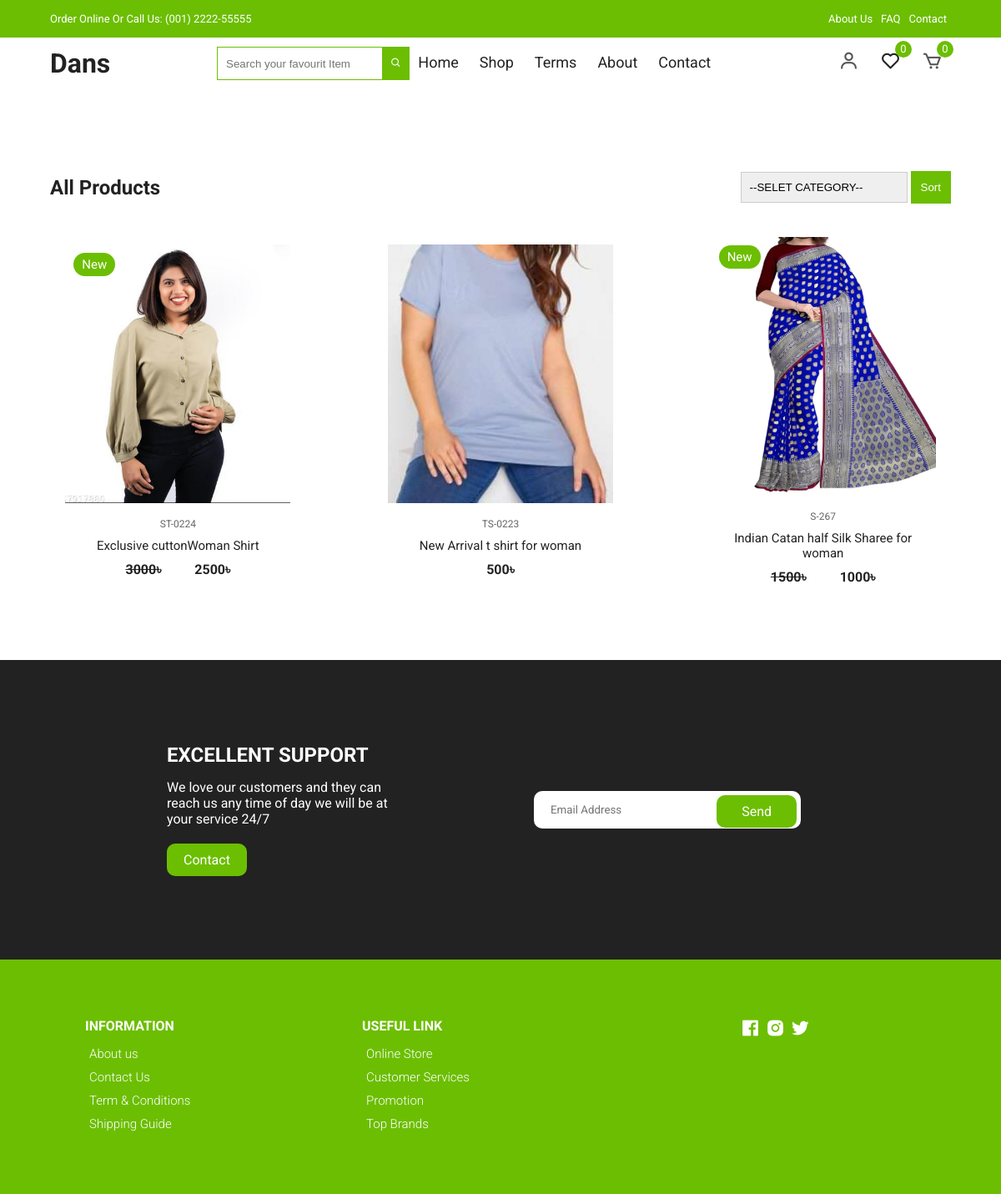
Before: /product-shop/ with the older database file.
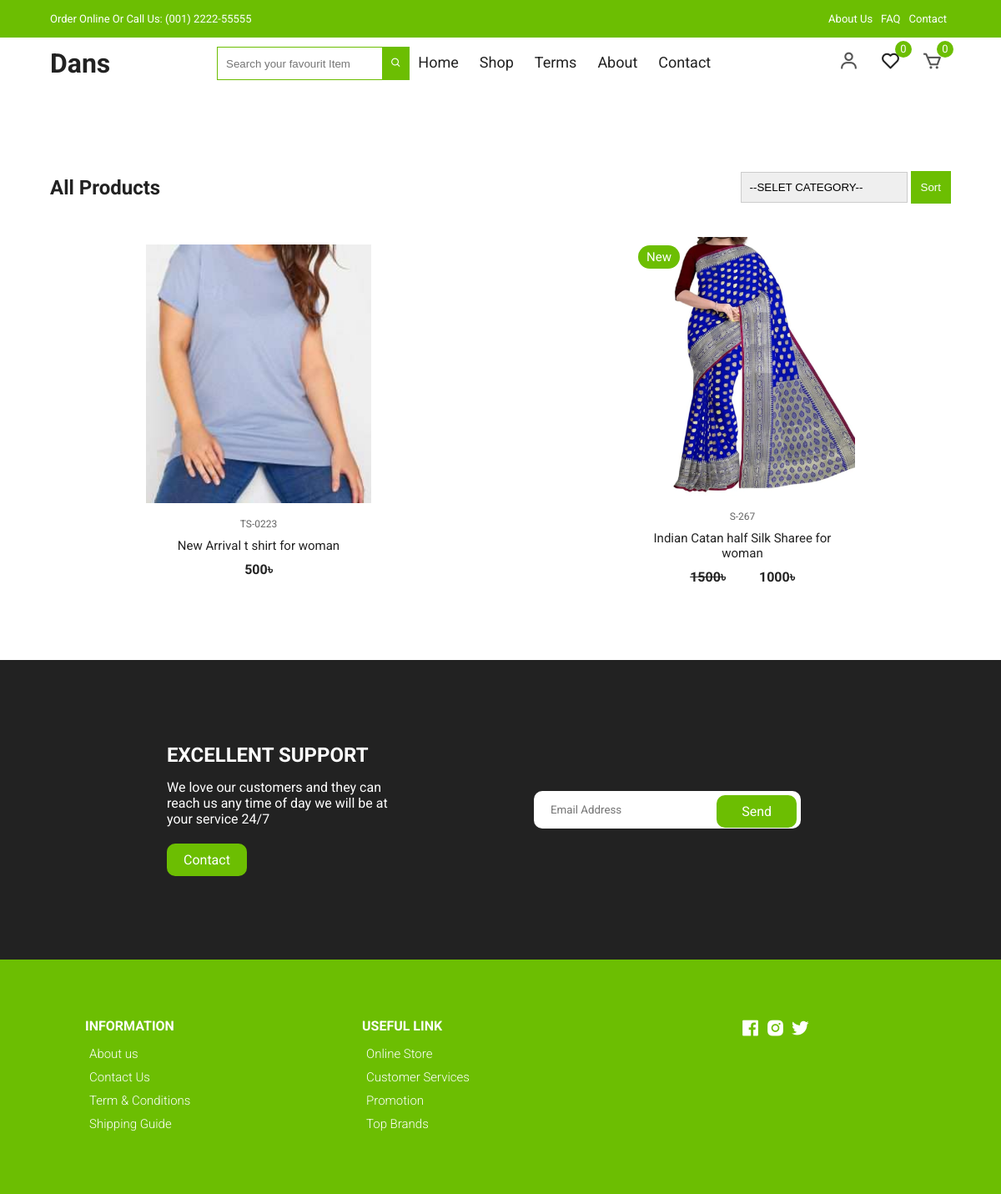
After: the same page with the newer database file.
### shopApp/models.py (models this page shows, shortened)
class Product(models.Model):
    product_name         = models.CharField(max_length=260)
    product_code         = models.CharField(max_length=20)
    product_quintity     = models.IntegerField(default=0)
    product_category     = models.ForeignKey(Category, on_delete=models.CASCADE, related_name='category')
    roduct_title         = models.CharField(max_length=260)
    image                = models.ImageField(upload_to='products')
    product_color_image  = models.ManyToManyField(ColorImage, blank=True, null=True, related_name="colorImg")
    color_name           = models.CharField(max_length=160)
    availableSize        = models.CharField(max_length=60)
    slug                 = models.SlugField(unique=True, null=True, blank=True)
    details              = models.TextField()
    main_price           = models.IntegerField()
    is_newarival         = models.BooleanField(default=False)
    is_featured          = models.BooleanField(default=False)
    is_discount          = models.BooleanField(default=False)
    dic_price            = models.IntegerField(default=0, blank=True, null=True)
    cerated_at           = models.DateTimeField(auto_now_add=True)
    updated_at           = models.DateTimeField(auto_now=True)

### shopApp/views.py (the view)
# urls.py: path('product-shop/', views.Products, name='products'),
def Products(request):
    selectedProduct = None
    products = Product.objects.all()
    category = Category.objects.all()
    if request.method == 'GET':
        CategoryId = request.GET.get('category')
    if CategoryId != '--SELET CATEGORY--':
        selectedProduct = Product.objects.filter(product_category=CategoryId)
    context = {
        'products':products,
        'category':category,
        'selectedProduct':selectedProduct
    }
    return render(request, 'shopApp/shop.html', context)

### template/shopApp/shop.html (shortened to what this page needs)
{% extends "base.html" %}
{% load static %}
{% block body %}
<section class="section all-products" id="products">
    <div class="top container">
      <h1>All Products</h1>
      <form method="GET">
        <select name="category">
          {% for i in category %}
            <option selected hidden=True>--SELET CATEGORY--</option>
          {% endfor %}
        </select>
        <button style="background-color: #6cbe02; padding:12px;border:none;color:white;">Sort</button>
      </form>
    </div>
    <div class="product-center container">
      {% if selectedProduct %}
      {% for i in selectedProduct %}
        <div class="product-item">
          <div class="overlay">
            <a href="{% url 'shopApp:productDetails' slug=i.slug %}" class="product-thumb">
              <img src="/media/{{i.image}}" alt="" />
            </a>
            {% if i.is_newarival %}
            <span class="discount">New</span>
            {% endif %}
          </div>
          <div class="product-info">
            <span>{{i.product_code}}</span>
            <a href="{% url 'shopApp:productDetails' slug=i.slug %}">{{i.roduct_title}}</a>
            {% if i.dic_price == 0 %}
            <h4 class="mr-4">{{i.main_price}}&#2547;</h4>
            {% else %}
            <div class="" style="display: flex; justify-content:center; gap:4rem;">
              <h4 class="mr-4"> <del>{{i.main_price}}</del>&#2547;</h4>
              <h4>{{i.dic_price}}&#2547;</h4>
            </div>
            {% endif %}
          </div>
          <ul class="icons">
            <li><a href="{% url 'shopApp:addWishList' slug=i.slug %}"><i class="bx bx-heart"></i></a></li>
          </ul>
        </div>
      {% endfor %}
      {% else %}
      {% for i in products %}
        <div class="product-item">
          <div class="overlay">
            <a href="{% url 'shopApp:productDetails' slug=i.slug %}" class="product-thumb">
              <img src="/media/{{i.image}}" alt="" />
            </a>
            {% if i.is_newarival %}
            <span class="discount">New</span>
            {% endif %}
          </div>
          <div class="product-info">
            <span>{{i.product_code}}</span>
            <a href="{% url 'shopApp:productDetails' slug=i.slug %}">{{i.roduct_title}}</a>
            {% if i.dic_price == 0 %}
            <h4 class="mr-4">{{i.main_price}}&#2547;</h4>
            {% else %}
            <div class="" style="display: flex; justify-content:center; gap:4rem;">
              <h4 class="mr-4"> <del>{{i.main_price}}</del>&#2547;</h4>
              <h4>{{i.dic_price}}&#2547;</h4>
            </div>
            {% endif %}
          </div>
          <ul class="icons">
          </ul>
        </div>
      {% endfor %}
      {% endif %}
    </div>
  </section>
{% endblock %}

Changed rows visible on the page:
removed Product: image (picture), is_newarival "New", product_code "ST-0224", roduct_title "Exclusive cuttonWoman Shirt", main_price "3000", dic_price "2500"
